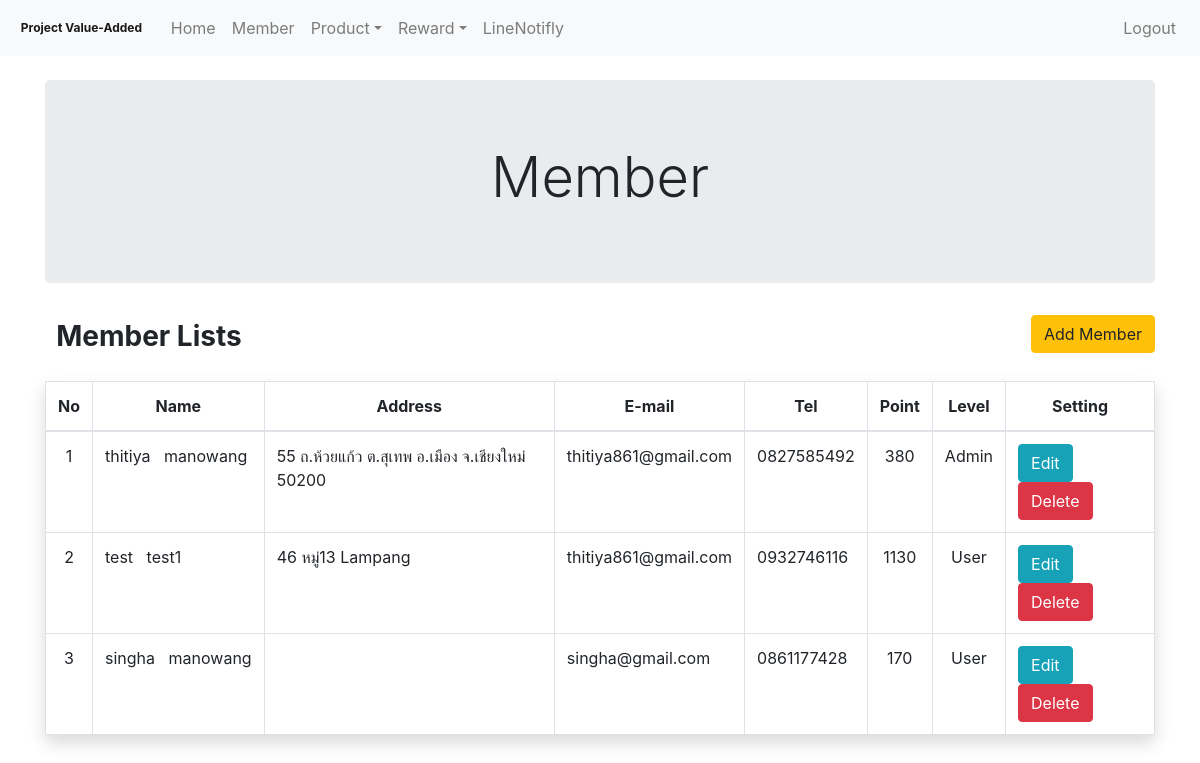
The page /Admin/member.php on the database as committed earlier.
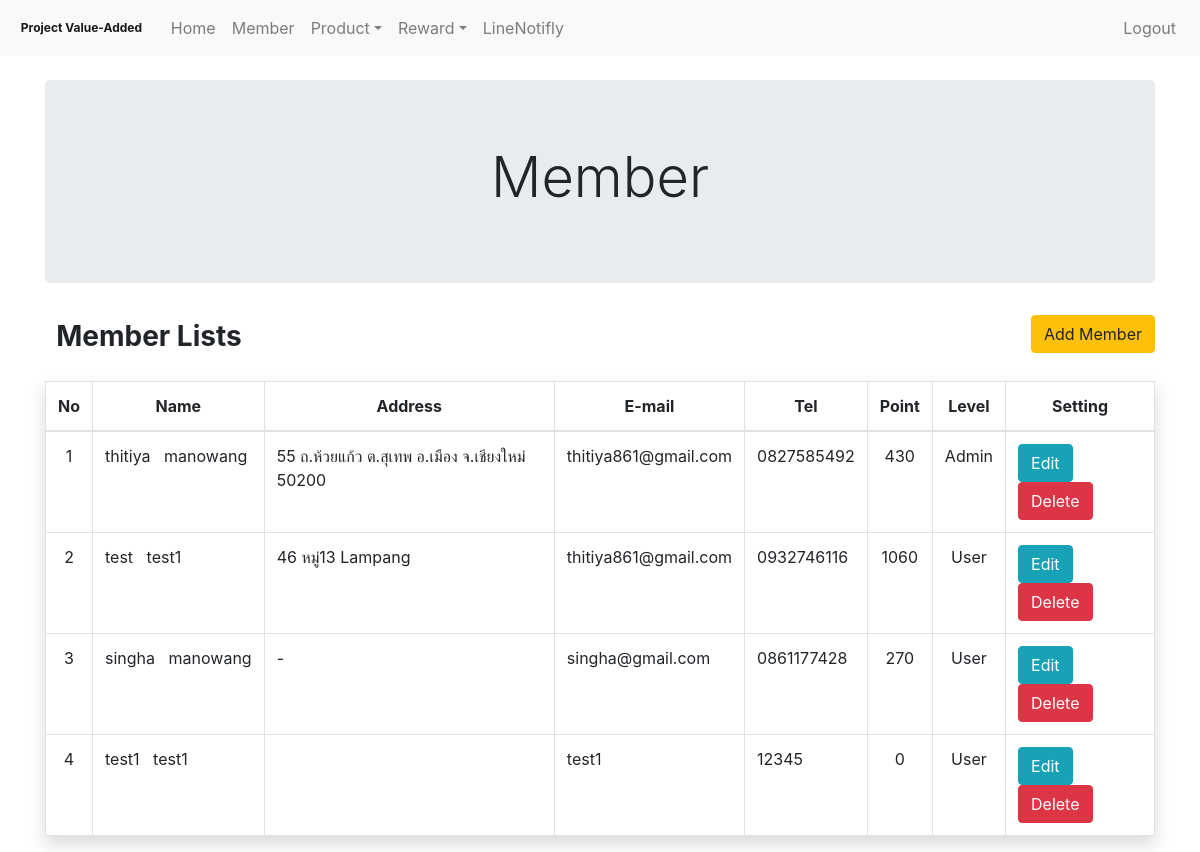
The same page on the database as committed later.
### tables this page shows
CREATE TABLE `user` (
  `id_user` int(5) NOT NULL COMMENT 'primary key',
  `phone_user` varchar(10) NOT NULL,
  `password_user` varchar(20) NOT NULL,
  `firstname_user` varchar(255) NOT NULL,
  `lastname_user` varchar(255) NOT NULL,
  `address_user` varchar(255) NOT NULL,
  `email_user` varchar(255) NOT NULL,
  `total_point_user` int(5) NOT NULL,
  `img_user` varchar(255) NOT NULL,
  `id_permission_user` int(1) NOT NULL COMMENT 'foreign key'
);

### Admin/member.php (called while the page is built, shortened)
<?php
include "./src/component/header.php";
include "./src/component/nev.php";
include "./src/views/member_modal.php";
include "./src/component/footage.php";

### Admin/src/models/member_fetch.php (called while the page is built)
<?php
require "./../Mysql/Connect.php";
$q_fetch_lists = "SELECT id_user,firstname_user,lastname_user,address_user,email_user,phone_user,total_point_user,id_permission_user FROM user";
$result_fetch_lists = mysqli_query($dbcon, $q_fetch_lists);

### Admin/src/views/member_modal.php (the view)
<?php
require './src/models/member_fetch.php';
?>
<div class="container pt-4">
    <div class="row">
        <div class="col-12 text-center">
            <div class="jumbotron">
                <h1 class="display-4">Member</h1>
            </div>
        </div>
    </div>
    <div class="row">
        <div class="col-12 mb-3">
            <h1 class="badge " style="font-size: 1.75rem;">Member Lists </h1>
            <button type="button" class="btn btn-warning float-right" style="text-align: right" data-toggle="modal" data-target="#modal-add-member">
                Add Member
            </button>
        </div>
        <div class="col-12">
            <table class="table table-bordered shadow">
                <thead>
                    <tr class="text-center">
                        <th scope="col">No</th>
                        <th scope="col">Name</th>
                        <th scope="col">Address</th>
                        <th scope="col">E-mail</th>
                        <th scope="col">Tel</th>
                        <th scope="col">Point</th>
                        <th scope="col">Level</th>
                        <th scope="col">Setting</th>
                    </tr>
                </thead>
                <tbody>
                    <?php
                    $No = 0;
                    while ($lists_user = mysqli_fetch_assoc($result_fetch_lists)) {
                        $No = $No + 1;
                    ?>
                        <tr>
                            <td class="text-center"><?php echo ($No) ?></td>
                            <td><?php echo $lists_user['firstname_user'] . '&nbsp;&nbsp;&nbsp;' .  $lists_user['lastname_user']; ?></td>
                            <td><?php echo $lists_user['address_user']; ?></td>
                            <td><?php echo $lists_user['email_user']; ?></td>
                            <td><?php echo $lists_user['phone_user']; ?></td>
                            <td class="text-center"><?php echo $lists_user['total_point_user']; ?></td>
                            <td class="text-center"><?php
                                                    if ($lists_user['id_permission_user'] == "1") {
                                                        echo ("Admin");
                                                    } else if ($lists_user['id_permission_user'] == "2") {
                                                        echo ("User");
                                                    }
                                                    ?></td>
                            <td>
                                <button class="btn btn-info btn_edit_detail_user" id="<?php echo $lists_user['id_user']; ?>">Edit</button>
                                <button class="btn btn-danger member_delete" id="<?php echo $lists_user['id_user']; ?>">Delete</button>
                            </td>
                        </tr>
                    <?php } ?>
                </tbody>
            </table>
        </div>
    </div>
</div>

Rows that differ between the two databases and show on the page:
changed user "thitiya": total_point_user "380" → "430"
changed user "test": total_point_user "1130" → "1060"
changed user "singha": address_user (not shown) → "-"; total_point_user "170" → "270"
added user: firstname_user "test1", lastname_user "test1", email_user "test1", phone_user "12345", total_point_user "0", shows "User"
